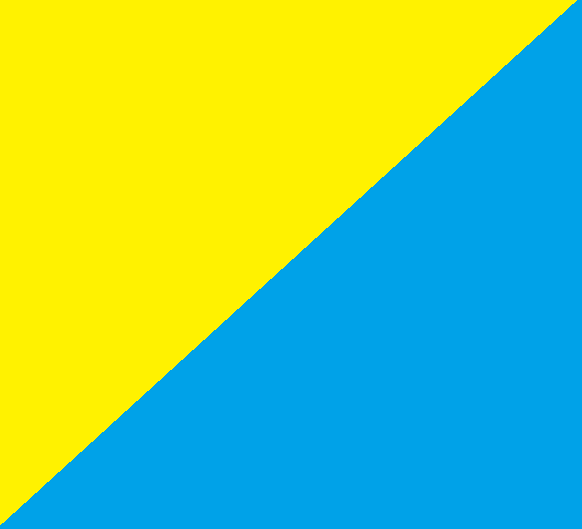
#> input picture jaunebleu.png, 582 x 529 px
$ python test.py
#> lines starting #> are read from the running program, lines starting #| are printed output that depends on the picture; after the words box and inside, x2 and y2 are one past the last pixel; in counts of white or black regions, pixels touching at a corner belong together
import cv2
import numpy as np
import matplotlib.pyplot as plt

image = cv2.imread("jaunebleu.png")
#> image is the input picture: shape (529, 582, 3); mean B, G, R 117.6, 201.4, 125.7
mask  = cv2.imread("mask.png", cv2.IMREAD_GRAYSCALE)  #blanc  =  aenlever , noir  a garder
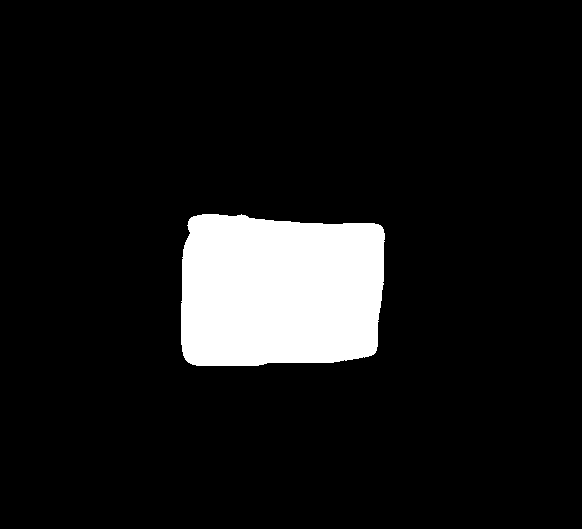
#> input picture mask.png, 582 x 529 px
#> mask: shape (529, 582); 9.2% white; 1 white region

_, mask = cv2.threshold(mask, 127, 255, cv2.THRESH_BINARY)

# on adapte le masque a l'image  (taille)
if (mask.shape[0] != image.shape[0]) or (mask.shape[1] != image.shape[1]):
    mask = cv2.resize(mask, (image.shape[1], image.shape[0]), interpolation=cv2.INTER_NEAREST)

#findcontour du mask
contours, _ = cv2.findContours(mask, cv2.RETR_EXTERNAL, cv2.CHAIN_APPROX_SIMPLE)
#> contours = 1 contour; box (x1, y1, x2, y2) and area: (181, 214, 385, 366) 28056

#confiance C
# C = 1  partout C = 0 dans la zone blanche du masque (a remplir)
C = np.ones_like(mask, dtype=np.float32)
C[mask == 255] = 0.0

#priorité simplifiee
# On définit un patch autour de chaque point p du contour et on prend la moyenne de C dans ce patch
# (version débutante : D = 1, donc P(p) = C_moyenne_autour_de_p)
patch_radius = 9                        #a deter
h, w = mask.shape[:2]
#> h = 529; w = 582

# Pour visualiser : on va stocker P sur les points du contour
contour_xy = []     # liste des (x, y) des points du contour
P_values   = []     # liste des P(p) correspondants

for cnt in contours:
    for pt in cnt:
        x, y = int(pt[0][0]), int(pt[0][1])

        # bornes du patch (on clippe dans l'image)
        x0 = max(0, x - patch_radius)
        x1 = min(w, x + patch_radius + 1)
        y0 = max(0, y - patch_radius)
        y1 = min(h, y + patch_radius + 1)

        C_patch = C[y0:y1, x0:x1]
        C_avg = float(C_patch.mean())   # moyenne de confiance autour de p

        contour_xy.append((x, y))
        P_values.append(C_avg)
#> this loop made 1 pass
#> after the loop, P_values = 146 values, max 0.629 at index 7, min 0.363 at index 17, mean 0.501; contour_xy = 146 pairs, first value 181 to 384, second value 214 to 365

P_values = np.array(P_values, dtype=np.float32)  # déjà dans [0,1]


# Image + contour rose
img_contour = image.copy()
cv2.drawContours(img_contour, contours, -1, (255, 0, 255), 2)   # rose (BGR)
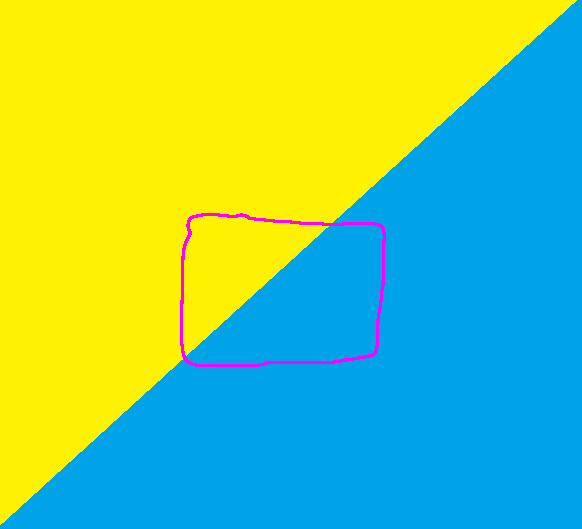
#> img_contour: shape (529, 582, 3); 0.68% of pixels changed, all inside (x1, y1, x2, y2) = (180, 213, 386, 367)

#Image + carte de priorités du contour
img_P = cv2.cvtColor(image, cv2.COLOR_BGR2RGB)  # pour affichage correct dans matplotlib
xs = [x for (x, y) in contour_xy]
#> xs = 146 values, max 384 at index 106, min 181 at index 36, mean 277.7
ys = [y for (x, y) in contour_xy]
#> ys = 146 values, max 365 at index 54, min 214 at index 0, mean 281.7

plt.figure(figsize=(14,5))

plt.subplot(1,2,1)
plt.imshow(cv2.cvtColor(img_contour, cv2.COLOR_BGR2RGB))
plt.title("Contour (rose) sur l'image")
plt.axis("off")

plt.subplot(1,2,2)
plt.imshow(img_P)
sc = plt.scatter(xs, ys, c=P_values, s=6, cmap='turbo')  # couleur = priorité P (0→1)
plt.colorbar(sc, fraction=0.046, pad=0.04, label="Priorité P (simplifiée = C)")
plt.title("Priorité P sur le contour (couleur)")
plt.axis("off")

plt.tight_layout()
plt.show()
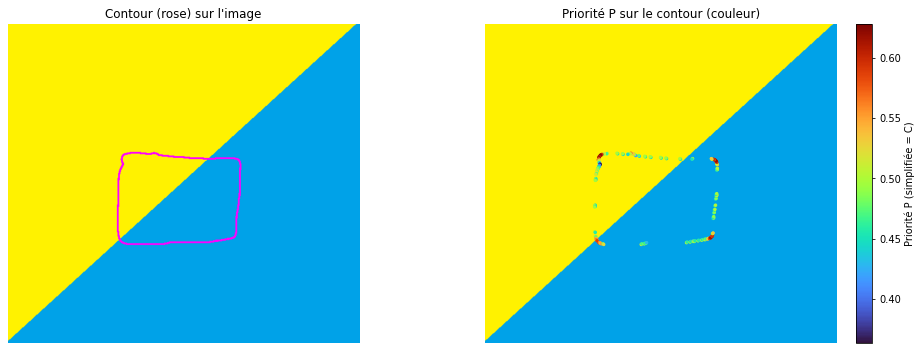
#> figure drawn by matplotlib, 3 panels

overlay = image.copy()
cv2.drawContours(overlay, contours, -1, (255, 0, 255), -1)   # remplir en rose
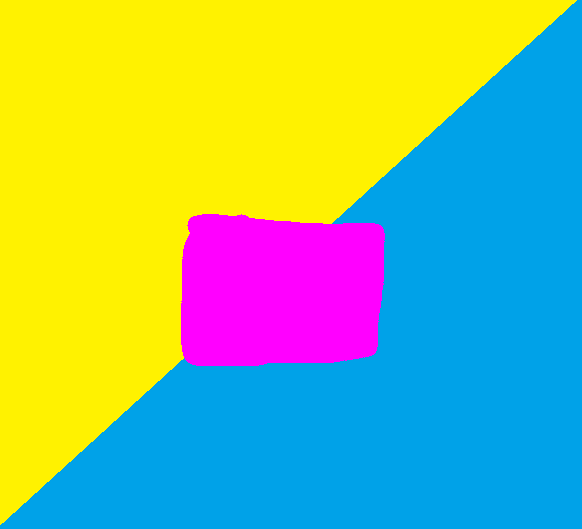
#> overlay: shape (529, 582, 3); 9.22% of pixels changed, all inside (x1, y1, x2, y2) = (181, 214, 385, 366)
alpha = 0.4
img_fill = cv2.addWeighted(overlay, alpha, image, 1 - alpha, 0)
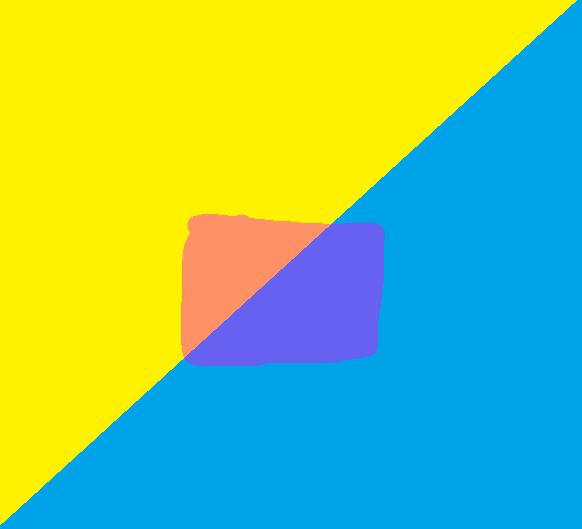
#> img_fill: shape (529, 582, 3); mean B, G, R 121.7, 194.3, 131.5
cv2.drawContours(img_fill, contours, -1, (255, 0, 255), 2)   # contour rose
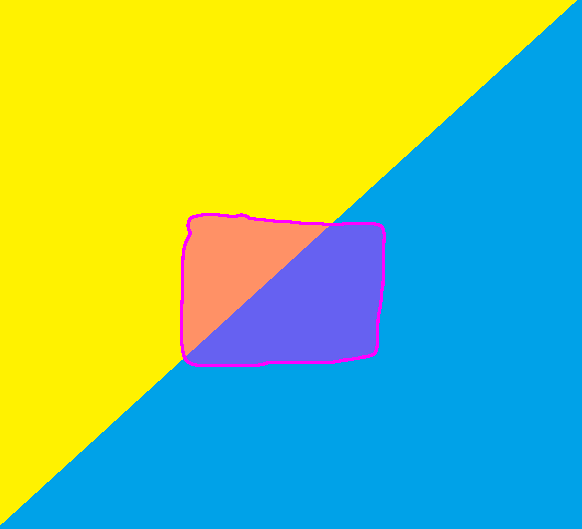
#> img_fill: shape (529, 582, 3); 0.68% of pixels changed, all inside (x1, y1, x2, y2) = (180, 213, 386, 367)

plt.imshow(cv2.cvtColor(img_fill, cv2.COLOR_BGR2RGB))
plt.title("Contour + remplissage rose transparent")
plt.axis("off")
plt.show()
